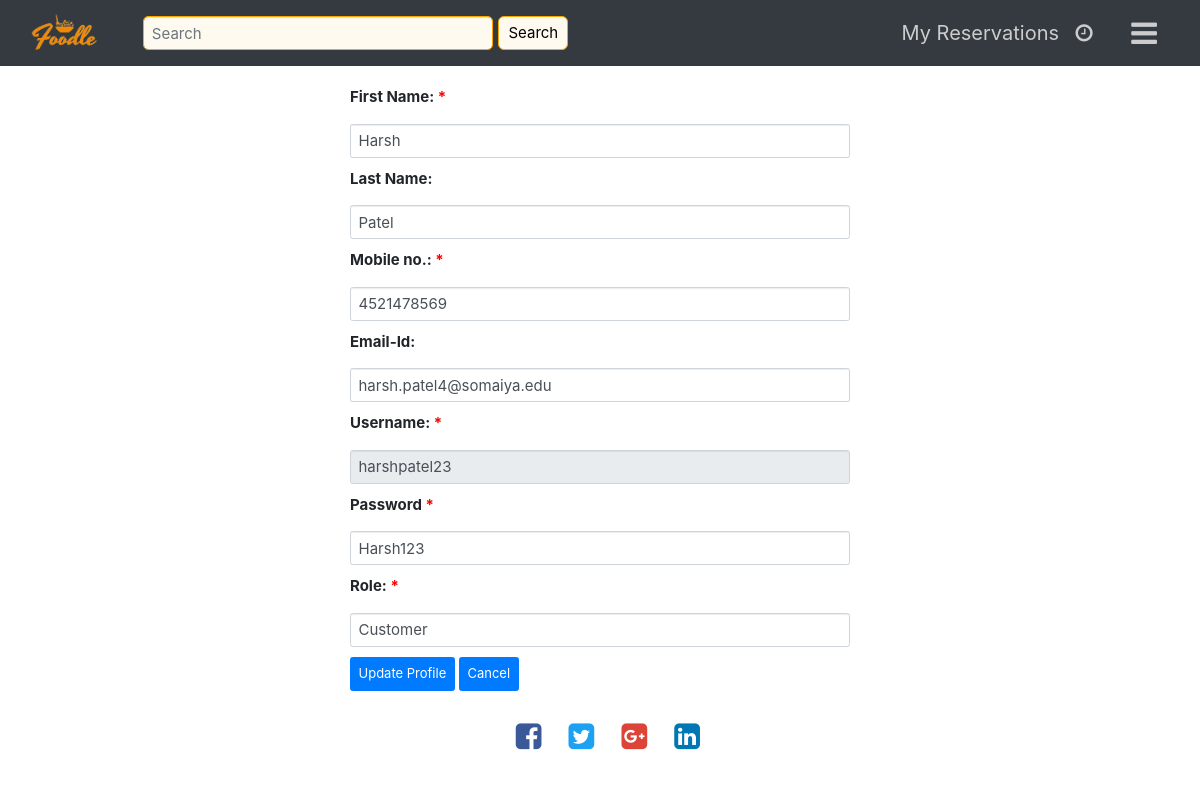
/profile_view.php?user_id=harshpatel23 (signed in), run on an earlier commit of the app's database.
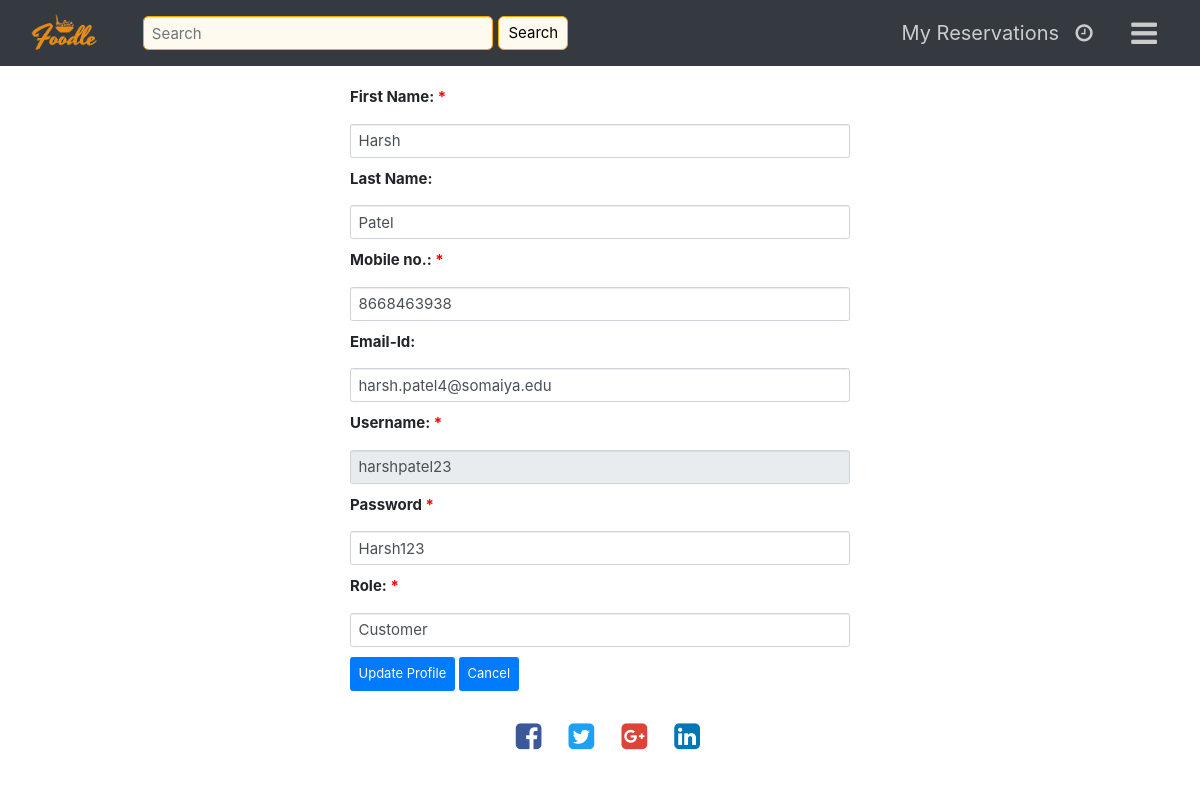
And on a later commit of the database.
### tables this page shows
CREATE TABLE `person` (
  `user_id` varchar(15) NOT NULL,
  `pwd` varchar(15) NOT NULL,
  `fname` varchar(15) NOT NULL,
  `lname` varchar(15) DEFAULT NULL,
  `email` varchar(25) NOT NULL,
  `contact` varchar(10) NOT NULL,
  `role` varchar(15) NOT NULL
);

### profile_view.php (the view, shortened to what this page needs)
<?php
include 'templates/header.php' ?>
<?php include 'templates/navbar.php' ?>
<?php
function addcss(){
    echo '<link rel="stylesheet" type="text/css" href="styles/forms.css">';
}?>
<?php
include 'templates/db-con.php';
if($_SESSION['role'] == 'admin')
	$user = $_GET['user_id'];
else
	$user = $_SESSION['uname'];
$sql = "SELECT * from person where user_id = '$user'";
$result = mysqli_query($conn, $sql);
$row = mysqli_fetch_assoc($result);
?>
<form id="profile" action="edit_profile.php"name="profile" method="post" style = "font-size: 15px; width: 500px; margin: 0 auto">
        <div class="form-group" style = "margin:10px 0px 10px; font-size: inherit;">
            <label for="fname">First Name:<span style="color : red"> * </span></label>
            <input type="text" class="form-control" "margin:10px 0px 10px; font-size: inherit;" name="fname" id="fname" value="<?php echo $row ['fname']; ?>" <?php if($_SESSION['role'] != 'admin') echo "readonly" ?> required pattern="[a-zA-z]+$">
            <label for="lname">Last Name:</label>
            <input type="text" class="form-control" "margin:10px 0px 10px; font-size: inherit;" name="lname" id="lname" value="<?php echo $row ['lname']; ?>" <?php if($_SESSION['role'] != 'admin') echo "readonly" ?> pattern="[A-Za-z]+$">
            <label for="contact">Mobile no.: <span style="color : red"> * </span></label>
            <input type="text" class="form-control" "margin:10px 0px 10px; font-size: inherit;" name="contact" id="contact" value="<?php echo $row ['contact']; ?>" <?php if($_SESSION['role'] != 'admin') echo "readonly" ?> required pattern="[0-9]{10}$">
            <label for="email">Email-Id:</label>
            <input type="email" class="form-control" "margin:10px 0px 10px; font-size: inherit;" name="email" id="email" aria-describedby="emailHelp" value="<?php echo $row ['email']; ?>" <?php if($_SESSION['role'] != 'admin') echo "readonly" ?>>
            <label for="fname">Username:<span style="color : red"> * </span></label>
            <input type="text" class="form-control" "margin:10px 0px 10px; font-size: inherit;" name="uname" value="<?php echo $row ['user_id']; ?>" readonly>
            <label for="pwd">Password<span style="color : red"> * </span></label>
            <input type="text" class="form-control" "margin:10px 0px 10px; font-size: inherit;" name="pwd" id="pwd" value="<?php echo $row ['pwd']; ?>" <?php if($_SESSION['role'] != 'admin') echo "readonly" ?> required minlength="8">
			<?php if($_SESSION['role']=='admin')
	echo 	'<label for="role">Role:<span style="color : red"> * </span></label>
            <input type="text" class="form-control" "margin:10px 0px 10px; font-size: inherit;" name="role" value="'.$row ['role'].'">'; ?>
            <div id = "editable" <?php if($_SESSION['role'] != 'admin') echo 'style = "display:none"' ?>>
                <button type="submit" id = "submit" class="btn btn-primary" style="font-size: 13px" onclick="edit_profile.php" >Update Profile</button>
                <button type="button" id = "cancel" class="btn btn-primary" style="font-size: 13px" onclick="location.reload()" >Cancel</button>
            </div>
        </div>
</form>
<?php include 'templates/footer.php' ?>

What changed in the data, as far as the page shows it:
changed person "Harsh": contact "4521478569" → "8668463938"
